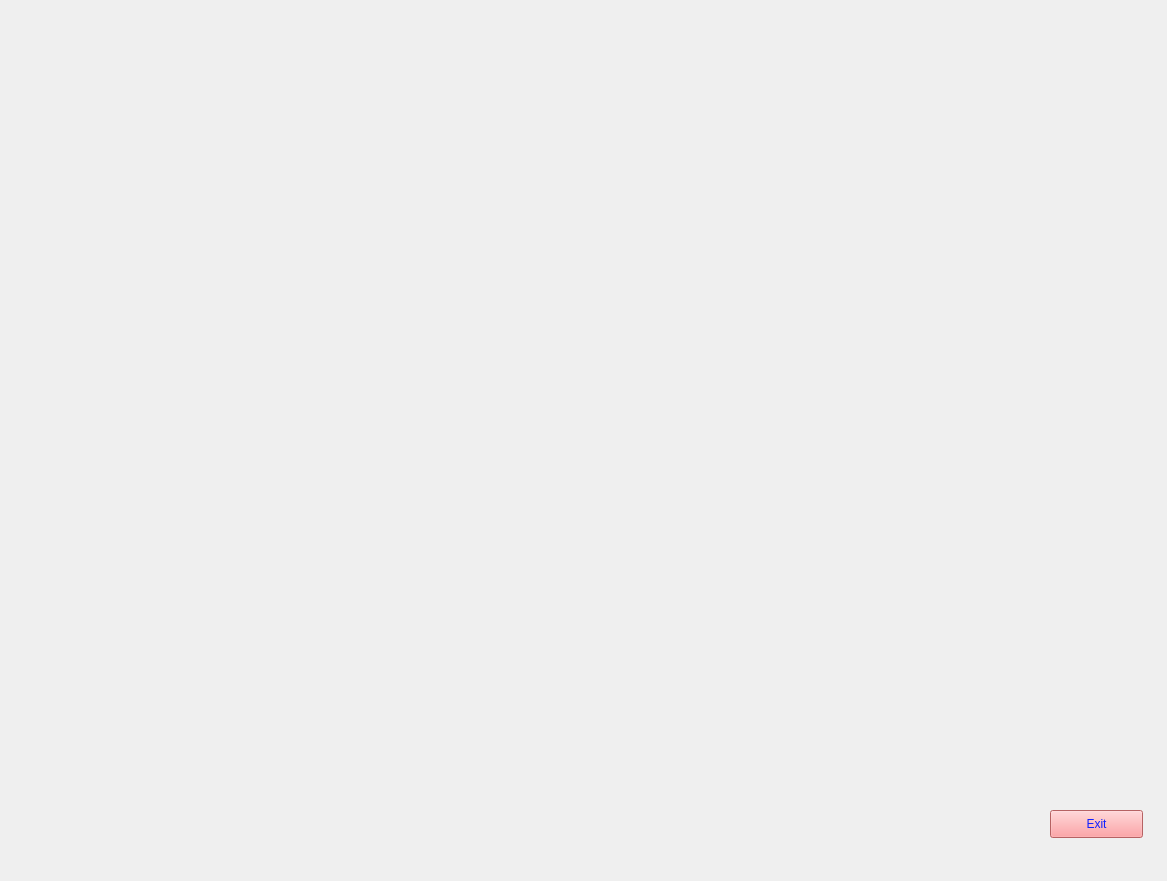
<?xml version="1.0" encoding="UTF-8"?>
<ui version="4.0">
 <class>MainWindow</class>
 <widget class="QMainWindow" name="MainWindow">
  <property name="geometry">
   <rect>
    <x>0</x>
    <y>0</y>
    <width>1167</width>
    <height>881</height>
   </rect>
  </property>
  <property name="windowTitle">
   <string>MainWindow</string>
  </property>
  <widget class="QWidget" name="centralwidget">
   <widget class="QLabel" name="Elainegui">
    <property name="geometry">
     <rect>
      <x>-10</x>
      <y>640</y>
      <width>1181</width>
      <height>241</height>
     </rect>
    </property>
    <property name="text">
     <string/>
    </property>
    <property name="pixmap">
     <pixmap>../6226435516042edfe1a4514a44e2023a.gif</pixmap>
    </property>
    <property name="scaledContents">
     <bool>true</bool>
    </property>
   </widget>
   <widget class="QPushButton" name="pushButton">
    <property name="geometry">
     <rect>
      <x>1050</x>
      <y>810</y>
      <width>93</width>
      <height>28</height>
     </rect>
    </property>
    <property name="styleSheet">
     <string notr="true">font: 75 italic 10pt &quot;Comic Sans MS&quot;;
color:rgb(16, 32, 255);
background:rgb(255, 137, 139);
</string>
    </property>
    <property name="text">
     <string>Exit</string>
    </property>
   </widget>
   <widget class="QLabel" name="label">
    <property name="geometry">
     <rect>
      <x>-10</x>
      <y>0</y>
      <width>1181</width>
      <height>211</height>
     </rect>
    </property>
    <property name="text">
     <string/>
    </property>
    <property name="pixmap">
     <pixmap>../walker4.gif</pixmap>
    </property>
    <property name="scaledContents">
     <bool>true</bool>
    </property>
   </widget>
   <widget class="QLabel" name="label_2">
    <property name="geometry">
     <rect>
      <x>320</x>
      <y>210</y>
      <width>521</width>
      <height>451</height>
     </rect>
    </property>
    <property name="text">
     <string/>
    </property>
    <property name="pixmap">
     <pixmap>../CG.gif</pixmap>
    </property>
    <property name="scaledContents">
     <bool>true</bool>
    </property>
   </widget>
   <widget class="QLabel" name="label_3">
    <property name="geometry">
     <rect>
      <x>-10</x>
      <y>210</y>
      <width>331</width>
      <height>161</height>
     </rect>
    </property>
    <property name="text">
     <string/>
    </property>
    <property name="pixmap">
     <pixmap>../greeb.gif</pixmap>
    </property>
    <property name="scaledContents">
     <bool>true</bool>
    </property>
   </widget>
   <widget class="QLabel" name="label_4">
    <property name="geometry">
     <rect>
      <x>840</x>
      <y>210</y>
      <width>331</width>
      <height>171</height>
     </rect>
    </property>
    <property name="text">
     <string/>
    </property>
    <property name="pixmap">
     <pixmap>../greeb.gif</pixmap>
    </property>
    <property name="scaledContents">
     <bool>true</bool>
    </property>
   </widget>
   <widget class="QLabel" name="label_5">
    <property name="geometry">
     <rect>
      <x>0</x>
      <y>370</y>
      <width>321</width>
      <height>271</height>
     </rect>
    </property>
    <property name="text">
     <string/>
    </property>
    <property name="pixmap">
     <pixmap>../st.gif</pixmap>
    </property>
    <property name="scaledContents">
     <bool>true</bool>
    </property>
   </widget>
   <widget class="QLabel" name="label_6">
    <property name="geometry">
     <rect>
      <x>840</x>
      <y>380</y>
      <width>331</width>
      <height>261</height>
     </rect>
    </property>
    <property name="text">
     <string/>
    </property>
    <property name="pixmap">
     <pixmap>../ivan-bandura-EWVXMoIWlpA-unsplash.jpg</pixmap>
    </property>
    <property name="scaledContents">
     <bool>true</bool>
    </property>
   </widget>
  </widget>
 </widget>
 <resources/>
 <connections/>
</ui>
